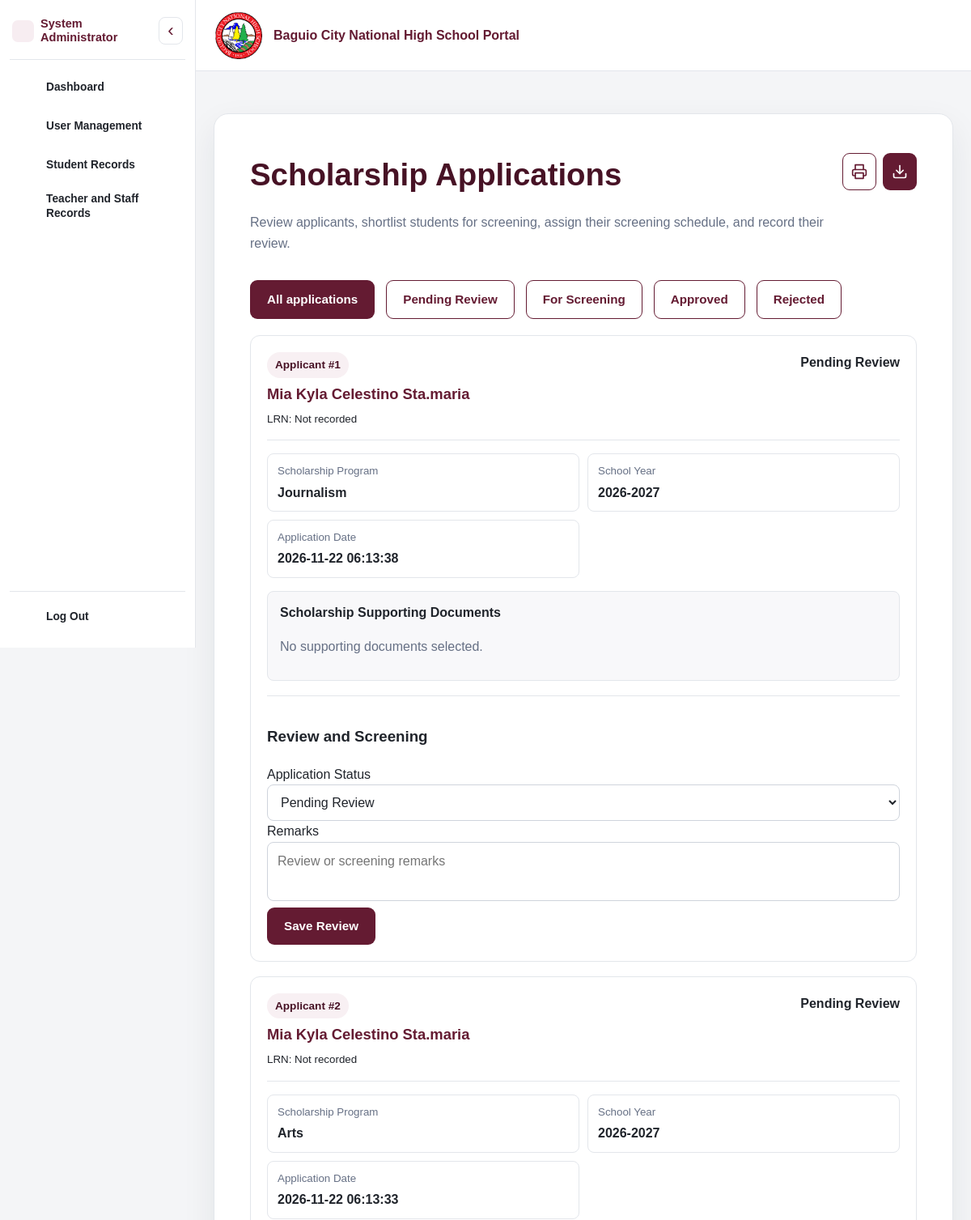
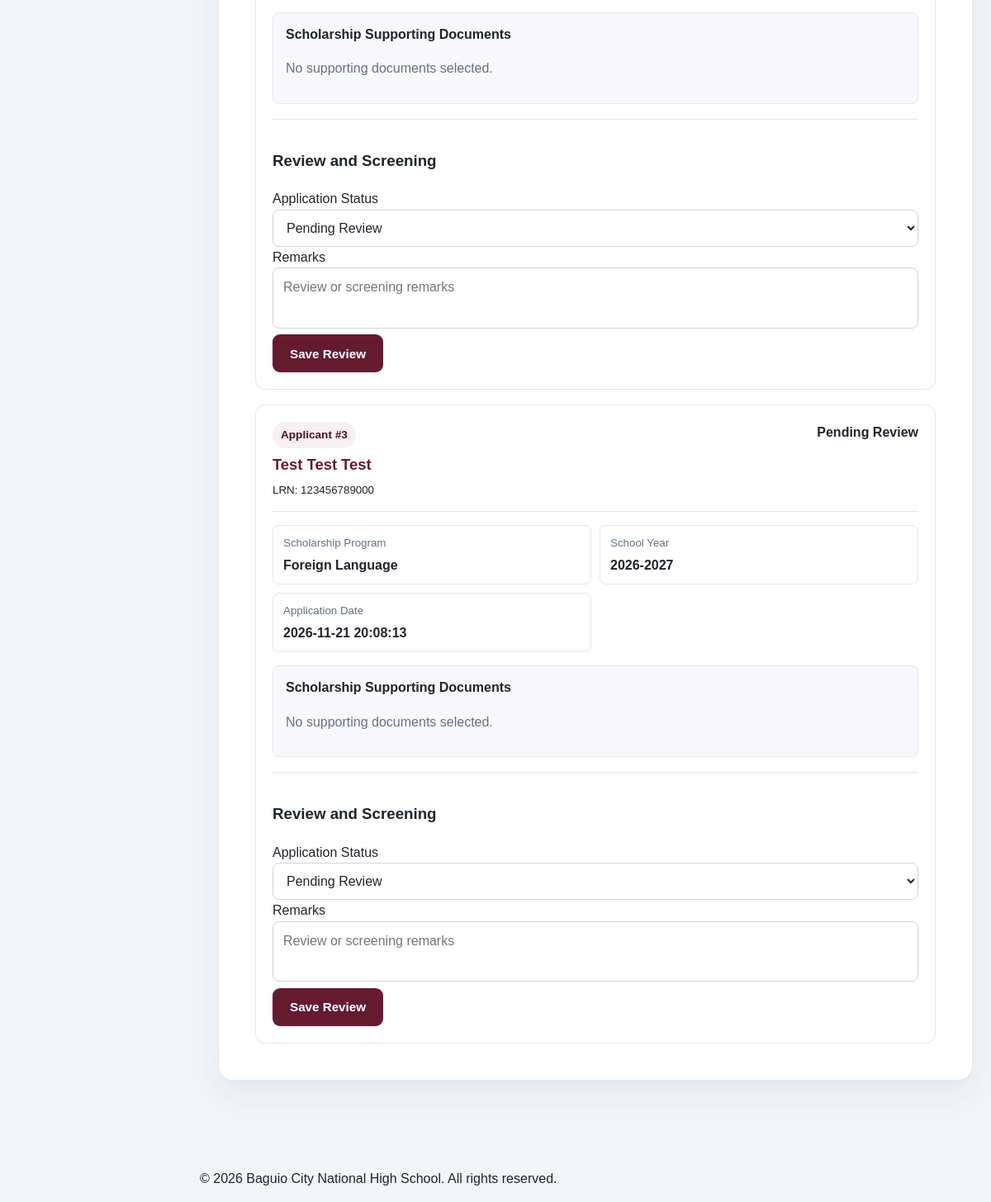
Page /scholarship_coordinator/scholarship_applications.php (signed in) on the committed database (2 pictures, top to bottom).
### tables this page shows
CREATE TABLE `scholarship_applications` (
  `scholarship_application_id` int(10) UNSIGNED NOT NULL,
  `student_id` int(10) UNSIGNED NOT NULL,
  `program_id` int(10) UNSIGNED NOT NULL,
  `school_year_id` int(10) UNSIGNED NOT NULL,
  `application_status` enum('Pending Review','For Screening','Approved','Rejected') NOT NULL DEFAULT 'Pending Review',
  `remarks` text DEFAULT NULL,
  `application_date` timestamp NOT NULL DEFAULT current_timestamp(),
  `screening_date` date DEFAULT NULL,
  `screening_time` time DEFAULT NULL,
  `screening_venue` varchar(180) DEFAULT NULL,
  `screening_attendance` enum('Pending','Present','Absent') NOT NULL DEFAULT 'Pending',
  `reviewed_by` int(10) UNSIGNED DEFAULT NULL,
  `reviewed_at` datetime DEFAULT NULL
);

CREATE TABLE `students` (
  `student_id` int(10) UNSIGNED NOT NULL,
  `user_id` int(10) UNSIGNED NOT NULL,
  `lrn` varchar(20) DEFAULT NULL,
  `first_name` varchar(100) NOT NULL,
  `middle_name` varchar(100) DEFAULT NULL,
  `last_name` varchar(100) NOT NULL,
  `birth_date` date DEFAULT NULL,
  `birthplace` varchar(150) DEFAULT NULL,
  `sex` enum('Male','Female','Prefer not to say') DEFAULT NULL,
  `civil_status` varchar(40) DEFAULT NULL,
  `nationality` varchar(80) DEFAULT NULL,
  `religion` varchar(100) DEFAULT NULL,
  `indigenous_people_status` enum('Yes','No') DEFAULT NULL,
  `indigenous_people_group` varchar(150) DEFAULT NULL,
  `is_pwd` enum('Yes','No') DEFAULT NULL,
  `disability_details` varchar(255) DEFAULT NULL,
  `contact_number` varchar(30) DEFAULT NULL,
  `current_address` text DEFAULT NULL,
  `permanent_address` text DEFAULT NULL,
  `current_grade_level_id` int(10) UNSIGNED DEFAULT NULL,
  `current_section_id` int(10) UNSIGNED DEFAULT NULL,
  `readmission_status` enum('Eligible','Not Eligible') NOT NULL DEFAULT 'Eligible',
  `created_at` timestamp NOT NULL DEFAULT current_timestamp(),
  `updated_at` timestamp NULL DEFAULT NULL ON UPDATE current_timestamp()
);

CREATE TABLE `special_programs` (
  `program_id` int(10) UNSIGNED NOT NULL,
  `program_name` varchar(100) NOT NULL,
  `description` text DEFAULT NULL,
  `available_slots` int(10) UNSIGNED DEFAULT NULL,
  `status` enum('Active','Inactive') NOT NULL DEFAULT 'Active'
);

CREATE TABLE `school_years` (
  `school_year_id` int(10) UNSIGNED NOT NULL,
  `school_year` varchar(20) NOT NULL,
  `start_date` date DEFAULT NULL,
  `end_date` date DEFAULT NULL,
  `status` enum('Active','Inactive','Completed') NOT NULL DEFAULT 'Inactive'
);

### includes/functions.php (called while the page is built, shortened)
<?php
function e(?string $value): string
{
    return htmlspecialchars($value ?? '', ENT_QUOTES, 'UTF-8');
}

### scholarship_coordinator/scholarship_applications.php (the view, shortened to what this page needs)
<?php
require_once __DIR__ . '/../includes/bootstrap.php';
$statuses = ['Pending Review', 'For Screening', 'Approved', 'Rejected'];
$statusFilter = $_GET['status'] ?? '';
if (!in_array($statusFilter, $statuses, true)) {
    $statusFilter = '';
}
$applicationsQuery = $pdo->prepare(
    'SELECT
        sa.scholarship_application_id,
        sa.application_status,
        sa.remarks,
        sa.application_date,
        sa.screening_date,
        sa.screening_time,
        sa.screening_venue,
        sp.program_name,
        st.first_name,
        st.middle_name,
        st.last_name,
        st.lrn,
        sy.school_year
     FROM scholarship_applications sa
     INNER JOIN special_programs sp ON sp.program_id = sa.program_id
     INNER JOIN students st ON st.student_id = sa.student_id
     INNER JOIN school_years sy ON sy.school_year_id = sa.school_year_id
     ' . ($statusFilter !== '' ? 'WHERE sa.application_status = :status' : '') .
    ' ORDER BY sa.application_date DESC'
);
$applicationsQuery->execute($statusFilter !== '' ? ['status' => $statusFilter] : []);
$applications = $applicationsQuery->fetchAll();
$documentsByApplication = [];
$documentDataAvailable = true;
    ?>
    <?php
require_once __DIR__ . '/../includes/header.php';
?>
<section class="form-card form-card-wide">
    <div class="scholarship-applications-heading">
        <div>
            <h1>Scholarship Applications</h1>
            <p class="muted">
                Review applicants, shortlist students for screening,
                assign their screening schedule, and record their review.
            </p>
        </div>
        <?php if ($applications): ?>
            <div class="scholarship-report-actions">
                <a
                    href="<?= BASE_URL ?>/scholarship_coordinator/scholarship_applications.php?<?= e(http_build_query(['print' => 1, 'status' => $statusFilter])) ?>"
                    class="button button-outline scholarship-icon-button"
                    target="_blank"
                    rel="noopener"
                    title="Print Applications"
                    aria-label="Print Applications"
                >
                    <svg
                        viewBox="0 0 24 24"
                        width="20"
                        height="20"
                        fill="none"
                        stroke="currentColor"
                        stroke-width="2"
                        stroke-linecap="round"
                        stroke-linejoin="round"
                        aria-hidden="true"
                    >
                        <path d="M6 9V2h12v7"/>
                        <path d="M6 18H4a2 2 0 0 1-2-2v-5a2 2 0 0 1 2-2h16a2 2 0 0 1 2 2v5a2 2 0 0 1-2 2h-2"/>
                        <path d="M6 14h12v8H6z"/>
                    </svg>
                </a>
                <a
                    href="<?= BASE_URL ?>/scholarship_coordinator/scholarship_applications.php?<?= e(http_build_query(['download' => 1, 'status' => $statusFilter])) ?>"
                    class="button button-primary scholarship-icon-button"
                    title="Download Applications"
                    aria-label="Download Applications"
                >
                    <svg
                        viewBox="0 0 24 24"
                        width="20"
                        height="20"
                        fill="none"
                        stroke="currentColor"
                        stroke-width="2"
                        stroke-linecap="round"
                        stroke-linejoin="round"
                        aria-hidden="true"
                    >
                        <path d="M21 15v4a2 2 0 0 1-2 2H5a2 2 0 0 1-2-2v-4"/>
                        <path d="m7 10 5 5 5-5"/>
                        <path d="M12 15V3"/>
                    </svg>
                </a>
            </div>
        <?php endif; ?>
    </div>
    <nav class="application-status-links" aria-label="Scholarship application status">
        <?php foreach (array_merge([''], $statuses) as $quickStatus): ?>
            <a class="button <?= $statusFilter === $quickStatus ? 'button-primary' : 'button-outline' ?>"
               href="?<?= e(http_build_query(['status' => $quickStatus])) ?>"
               <?= $statusFilter === $quickStatus ? 'aria-current="true"' : '' ?>>
                <?= e($quickStatus ?: 'All applications') ?>
            </a>
        <?php endforeach; ?>
    </nav>
    <?php if (!$applications): ?>
        <div class="empty-state">
            <h3>No Scholarship Applications</h3>
            <p class="muted">
                No students have submitted scholarship applications yet.
            </p>
        </div>
    <?php else: ?>
        <div class="applicant-card-list">
            <?php $counter = 1; ?>
            <?php foreach ($applications as $application): ?>
                <article class="applicant-card">
                    <div class="applicant-card-header">
                        <div>
                            <span class="applicant-number">
                                Applicant #<?= $counter ?>
                            </span>
                            <h2>
                                <?= e(trim(
                                    $application['first_name'] . ' ' .
                                    ($application['middle_name'] ?? '') . ' ' .
                                    $application['last_name']
                                )) ?>
                            </h2>
                            <small>
                                LRN: <?= e($application['lrn'] ?: 'Not recorded') ?>
                            </small>
                        </div>
                        <strong>
                            <?= e($application['application_status']) ?>
                        </strong>
                    </div>
                    <div class="applicant-info-grid">
                        <div class="applicant-info-item">
                            <small>Scholarship Program</small>
                            <strong>
                                <?= e($application['program_name']) ?>
                            </strong>
                        </div>
                        <div class="applicant-info-item">
                            <small>School Year</small>
                            <strong>
                                <?= e($application['school_year']) ?>
                            </strong>
                        </div>
                        <div class="applicant-info-item">
                            <small>Application Date</small>
                            <strong>
                                <?= e($application['application_date']) ?>
                            </strong>
                        </div>
                    </div>
                    <div class="applicant-documents">
                        <strong>Scholarship Supporting Documents</strong>
                        <?php
                        $applicationDocuments =
                            $documentsByApplication[
                                (int) $application['scholarship_application_id']
                            ] ?? [];
                        ?>
                        <?php if ($applicationDocuments): ?>
                            <ul>
                                <?php foreach ($applicationDocuments as $document): ?>
                                    <li>
                                        <?= e($document['document_name']) ?>
                                        <?php if (
                                            $document['document_name'] === 'Other (Specify)'
                                            && !empty($document['other_document'])
                                        ): ?>
                                            : <?= e($document['other_document']) ?>
                                        <?php endif; ?>
                                    </li>
                                <?php endforeach; ?>
                            </ul>
                        <?php else: ?>
                            <p class="muted">
                                <?= $documentDataAvailable ? 'No supporting documents selected.' : 'Document information is unavailable in this installation.' ?>
                            </p>
                        <?php endif; ?>
                    </div>
                    <form method="post" class="applicant-review-form">
                        <h3>Review and Screening</h3>
                        <label>
                            Application Status
                            <select
                                name="application_status"
                                class="application-status-select"
                                required
                            >
                                <?php foreach ($statuses as $status): ?>
                                    <option
                                        value="<?= e($status) ?>"
                                        <?= $application['application_status'] === $status ? 'selected' : '' ?>
                                    >
                                        <?= e($status) ?>
                                    </option>
                                <?php endforeach; ?>
                            </select>
                        </label>
                        <label>
                            Remarks
                            <textarea
                                name="remarks"
                                rows="2"
                                placeholder="Review or screening remarks"
                            ><?= e($application['remarks'] ?? '') ?></textarea>
                        </label>
                        <button type="submit" class="button button-primary">
                            Save Review
                        </button>
                    </form>
                </article>
                <?php $counter++; ?>
            <?php endforeach; ?>
        </div>
    <?php endif; ?>
</section>
<?php require_once __DIR__ . '/../includes/footer.php'; ?>

### assets/css/responsive.css (style rules this page uses)
html, body { min-width: 0; max-width: 100%; }
img, svg, video, canvas, iframe { max-width: 100%; }
.page-container, .form-card, .dashboard-card, .welcome-banner, .hero, .table-container { min-width: 0; }
.page-container > * { min-width: 0; max-width: 100%; }
.page-container :where(h1, h2, h3, p, li, td, th, label, dd, .muted), .brand span { overflow-wrap: anywhere; }
input, select, textarea { max-width: 100%; }
button, .button, input[type="submit"], input[type="button"] { touch-action: manipulation; }

### scholarship_coordinator/scholarship_applications.php (style rules this page uses)
.scholarship-applications-heading { display: flex; justify-content: space-between; align-items: flex-start; gap: 18px; flex-wrap: wrap; }
.scholarship-applications-heading > div:first-child { flex: 1 1 360px; }
.scholarship-applications-heading h1 { margin-top: 0; }
.scholarship-report-actions { display: flex; align-items: center; justify-content: flex-end; gap: 8px; flex-wrap: wrap; margin-top: 4px; }
.scholarship-icon-button { width: 42px; height: 42px; min-width: 42px; padding: 0; display: inline-flex; align-items: center; justify-content: center; }
.scholarship-icon-button svg { display: block; flex-shrink: 0; }
.applicant-card-list { display: grid; gap: 18px; margin-top: 20px; }
.applicant-card { border: 1px solid var(--line); border-radius: 12px; padding: 20px; background: #fff; }
.applicant-card-header { display: flex; flex-wrap: wrap; justify-content: space-between; gap: 12px; padding-bottom: 14px; border-bottom: 1px solid var(--line); margin-bottom: 16px; }
.applicant-card-header h2 { margin: 0 0 5px; color: var(--maroon); font-size: 1.15rem; }
.applicant-number { display: inline-block; margin-bottom: 8px; padding: 5px 10px; border-radius: 20px; background: #f8f0f3; color: var(--maroon-dark); font-size: 0.85rem; font-weight: 700; }
.applicant-info-grid { display: grid; grid-template-columns: repeat(2, minmax(0, 1fr)); gap: 10px; margin-bottom: 16px; }
.applicant-info-item { padding: 10px 12px; border: 1px solid var(--line); border-radius: 8px; }
.applicant-info-item small { display: block; color: var(--muted); margin-bottom: 3px; }
.applicant-documents { padding: 13px 15px; background: #f8f8fa; border: 1px solid var(--line); border-radius: 8px; margin: 14px 0 18px; }
.applicant-review-form { border-top: 1px solid var(--line); padding-top: 16px; }

### rows in the picture
scholarship_applications: student.last_name "Mia Kyla Celestino Sta.maria", student.lrn "Not recorded", application_status "Pending Review", program.program_name "Journalism", school_year.school_year "2026-2027", application_date "2026-11-22 06:13:38", shows "No supporting documents selected."
scholarship_applications: student.last_name "Mia Kyla Celestino Sta.maria", student.lrn "Not recorded", application_status "Pending Review", program.program_name "Arts", school_year.school_year "2026-2027", application_date "2026-11-22 06:13:33", shows "No supporting documents selected."
scholarship_applications: student.last_name "Test Test Test", student.lrn "123456789000", application_status "Pending Review", program.program_name "Foreign Language", school_year.school_year "2026-2027", application_date "2026-11-21 20:08:13", shows "No supporting documents selected."

### other values in the picture
$sidebarHeading "System Administrator"
$link['label'] "Dashboard"
$link['label'] "User Management"
$link['label'] "Student Records"
$link['label'] "Teacher and Staff Records"
$quickStatus ?: 'All applications' "All applications"
$quickStatus ?: 'All applications' "Pending Review"
$quickStatus ?: 'All applications' "For Screening"
$quickStatus ?: 'All applications' "Approved"
$quickStatus ?: 'All applications' "Rejected"
form field application_status "Pending Review"
